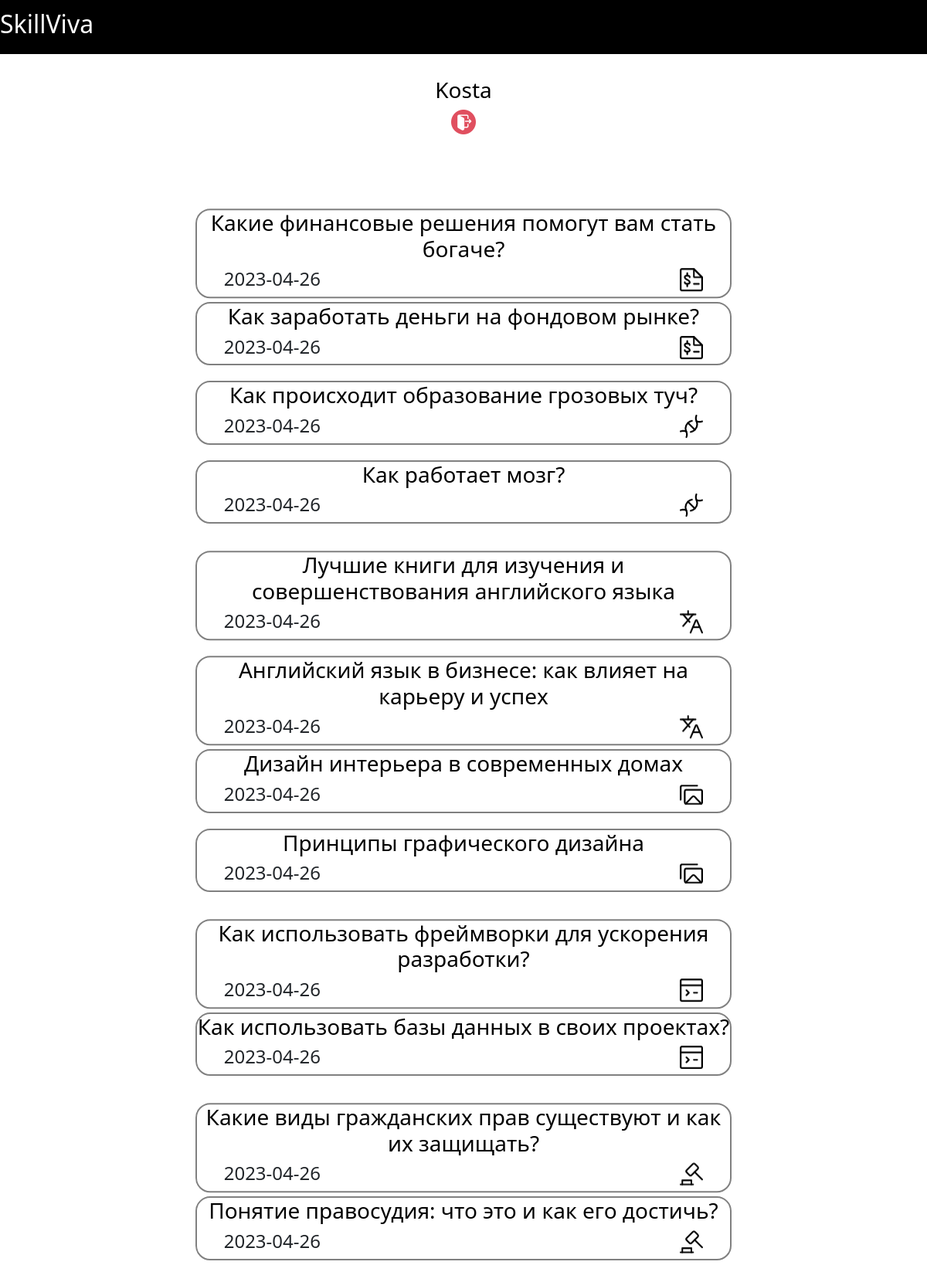
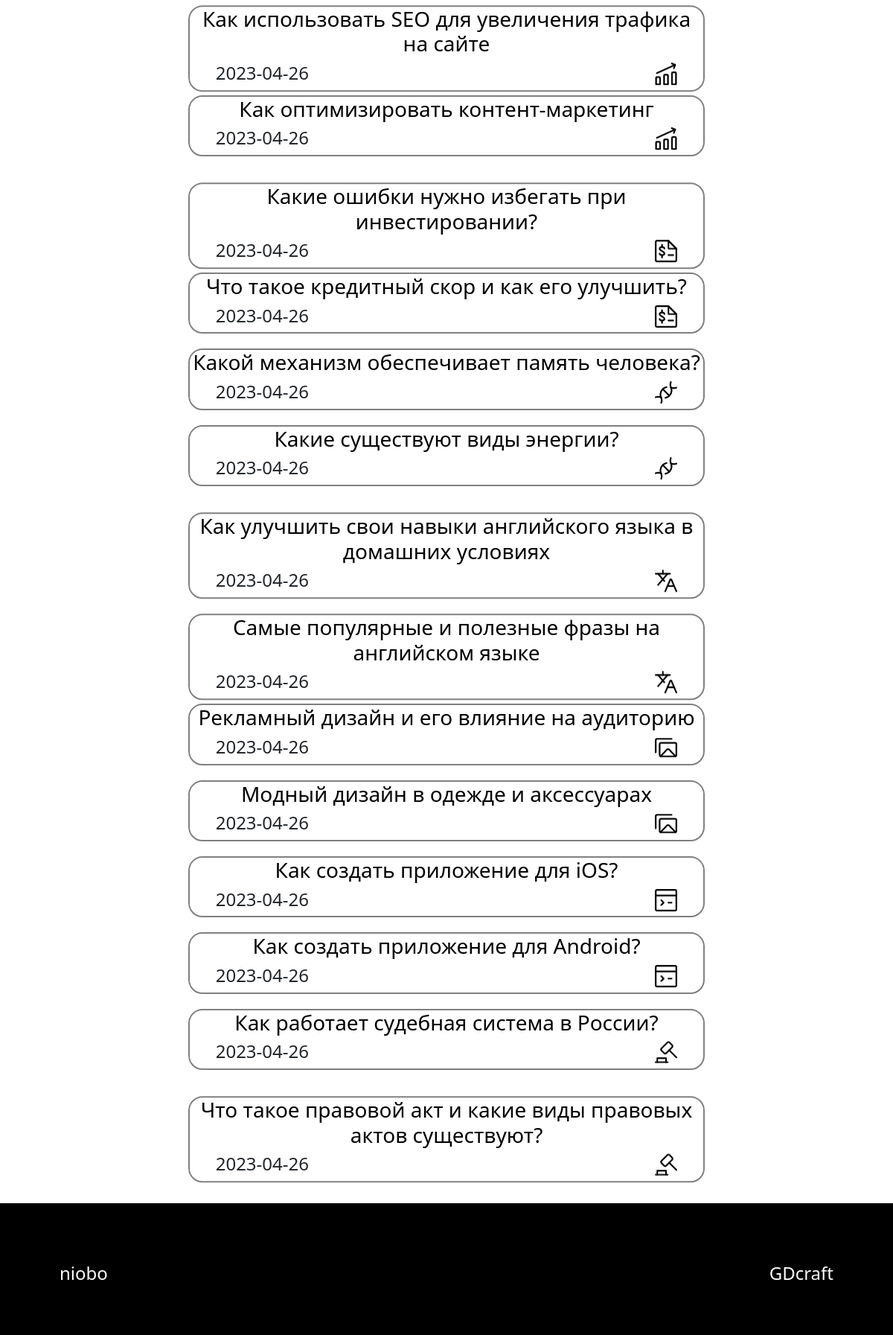
The app's page /profile/Kosta (signed in) with its own data (2 pictures, top to bottom).
### code/data/users.py (models this page shows, shortened)
class User(SqlAlchemyBase, UserMixin):
    __tablename__ = "users"
    id = sqlalchemy.Column(sqlalchemy.Integer,
                           primary_key=True, autoincrement=True)
    nickname = sqlalchemy.Column(sqlalchemy.String, unique=True, nullable=False)
    email = sqlalchemy.Column(sqlalchemy.String, unique=True, nullable=True)
    hashed_password = sqlalchemy.Column(sqlalchemy.String, nullable=True)
    posts = orm.relationship("Post", back_populates="user")

### code/data/posts.py (models this page shows)
class Post(SqlAlchemyBase, SerializerMixin):
    __tablename__ = 'posts'
    id = sqlalchemy.Column(sqlalchemy.Integer,
                           primary_key=True, autoincrement=True)
    user = orm.relationship('User', lazy='subquery')
    user_id = sqlalchemy.Column(sqlalchemy.Integer,
                                sqlalchemy.ForeignKey('users.id'))
    published = sqlalchemy.Column(sqlalchemy.DateTime, default=datetime.datetime.now)
    heading = sqlalchemy.Column(sqlalchemy.String, nullable=False)
    content = sqlalchemy.Column(sqlalchemy.String, nullable=False)
    category_id = sqlalchemy.Column(sqlalchemy.Integer,
                                 sqlalchemy.ForeignKey('categories.id'))
    serialize_rules =  ('-user',)

### code/server.py (the view)
@app.route('/profile/<string:nickname>')
@login_required
def profile(nickname):
    db_sess = db_session.create_session()
    user = db_sess.query(User).filter(User.nickname == nickname).first()
    posts = reversed(user.posts)
    if not user:
        return render_template('404.html', title='404')
    return render_template('profile_view.html',
                           title=f'@{nickname}',
                           user=user,
                           posts=posts)

### code/data/db_session.py (called while the page is built)
def create_session() -> Session:
    global __factory
    return __factory()

### code/server.py (called while the page is built)
@login_manager.user_loader
def load_user(id):
    db_sess = db_session.create_session()
    return db_sess.get(User, id)

### code/templates/profile_view.html
{% extends 'base.html' %}
{% block css %}
<link href="{{ url_for('static', filename='css/profile_view.css') }}" rel="stylesheet">
{% endblock %}
{% block content %}
    <div class="nickname">
        <h3>{{ user.nickname }}</h3>
        {% if current_user.id == user.id %}
            <div class="text-center">
                <a href="/logout">
                    <img src="../static/img/logout.png">
                </a>
            </div>
        {% endif %}
    </div>
    <br>
    <div class="contents">
        {% if user.posts %}
            {% for post in posts %}
                {% set published = post.published.date() %}
                {% set topic = post.category_id %}
                {% if topic == 1 %}
                    {% set img_name = "programming.png" %}
                {% elif topic == 2 %}
                    {% set img_name = "design.png" %}
                {% elif topic == 3 %}
                    {% set img_name = "english_language.png" %}
                {% elif topic == 4 %}
                    {% set img_name = "science.png" %}
                {% elif topic == 5 %}
                    {% set img_name = "finance.png" %}
                {% elif topic == 6 %}
                    {% set img_name = "marketing.png" %}
                {% elif topic == 7 %}
                    {% set img_name = "jurisprudence.png" %}
                {% endif %}
                <div class="block_post">
                        <div class="header">
                            <h3>
                                <a href="/posts/{{ post.id }}" class="link">
                                    {{ post.heading }}
                                </a>
                            </h3>
                        </div>
                        <div class="info">
                            <div class="published">
                                <h4>
                                    {{ published }}
                                </h4>
                            </div>
                            <div class="topic">
                                <img src="../static/img/{{ img_name }}" alt="Что-то пошло не так(">
                            </div>
                        </div>
                </div>
            {% endfor %}
        {% else %}
            <p class="nickname"> У этого пользователя совсем нет постов...</p>
        {% endif %}
    </div>
{% endblock %}

### code/static/css/main_style.css (style rules this page uses)
html, body { height: 100%; }
.link { text-decoration: none; color: black; transition: .3s; background: linear-gradient(to right, black, black, black, black); background-size: 0 3px; background-position: 0 100%; background-repeat: no-repeat; }

### code/static/css/profile_view.css (style rules this page uses)
.nickname { text-align: center; color: black; }
.contents { float: center; width: 68%; min-height: 40vh; margin: 0 auto; }
.block_post { margin: 0 auto; width: 85%; border: 2px solid grey; margin-top: 20px; border-radius: 19px; transform: translateY(45%); height: 40%; }
.header { text-align: center; color: black; }
.info { display: flex; justify-content: space-between; margin-top: 0.5%; }
.published { padding-left: 5%; }
.topic { display: inline; float: right; padding-right: 5%; }

### records on screen
User: nickname "Kosta"
Post: heading "Какие финансовые решения помогут вам стать богаче?", published "2023-04-26"
Post: heading "Как заработать деньги на фондовом рынке?", published "2023-04-26"
Post: heading "Как происходит образование грозовых туч?", published "2023-04-26"
Post: heading "Как работает мозг?", published "2023-04-26"
Post: heading "Лучшие книги для изучения и совершенствования английского языка", published "2023-04-26"
Post: heading "Английский язык в бизнесе: как влияет на карьеру и успех", published "2023-04-26"
Post: heading "Дизайн интерьера в современных домах", published "2023-04-26"
Post: heading "Принципы графического дизайна", published "2023-04-26"
Post: heading "Как использовать фреймворки для ускорения разработки?", published "2023-04-26"
Post: heading "Как использовать базы данных в своих проектах?", published "2023-04-26"
Post: heading "Какие виды гражданских прав существуют и как их защищать?", published "2023-04-26"
Post: heading "Понятие правосудия: что это и как его достичь?", published "2023-04-26"
Post: heading "Как использовать SEO для увеличения трафика на сайте", published "2023-04-26"
Post: heading "Как оптимизировать контент-маркетинг", published "2023-04-26"
Post: heading "Какие ошибки нужно избегать при инвестировании?", published "2023-04-26"
Post: heading "Что такое кредитный скор и как его улучшить?", published "2023-04-26"
Post: heading "Какой механизм обеспечивает память человека?", published "2023-04-26"
Post: heading "Какие существуют виды энергии?", published "2023-04-26"
Post: heading "Как улучшить свои навыки английского языка в домашних условиях", published "2023-04-26"
Post: heading "Самые популярные и полезные фразы на английском языке", published "2023-04-26"
Post: heading "Рекламный дизайн и его влияние на аудиторию", published "2023-04-26"
Post: heading "Модный дизайн в одежде и аксессуарах", published "2023-04-26"
Post: heading "Как создать приложение для iOS?", published "2023-04-26"
Post: heading "Как создать приложение для Android?", published "2023-04-26"
Post: heading "Как работает судебная система в России?", published "2023-04-26"
Post: heading "Что такое правовой акт и какие виды правовых актов существуют?", published "2023-04-26"
